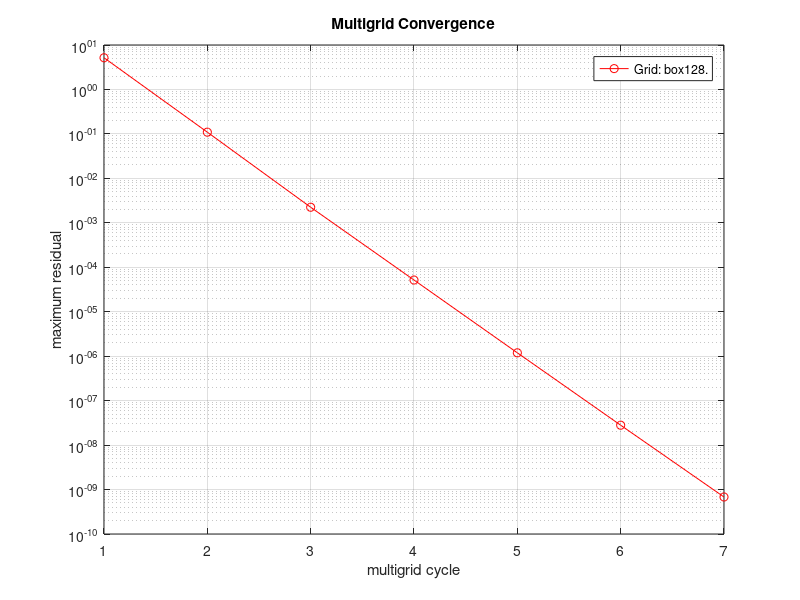

The MATLAB script that drew this image:
t=[1 2 3 4 5 6 7 ];
defect=[5.168e+00 1.094e-01 2.241e-03 5.168e-05 1.191e-06 2.801e-08 6.799e-10 ];
clf
set(gca,'FontSize',16);
plot(t,defect,'r-o');
title('Multigrid Convergence');
ylabel('maximum residual');
xlabel('multigrid cycle');
set(gca,'YScale','log');
grid on
legend('Grid: box128.','BC: DDDDDD.','Second-order accurate.','2.4e+06 points. 5 levels.','ave CR=0.023, ECR=0.44');
% pause
% print -deps2 residual.eps
